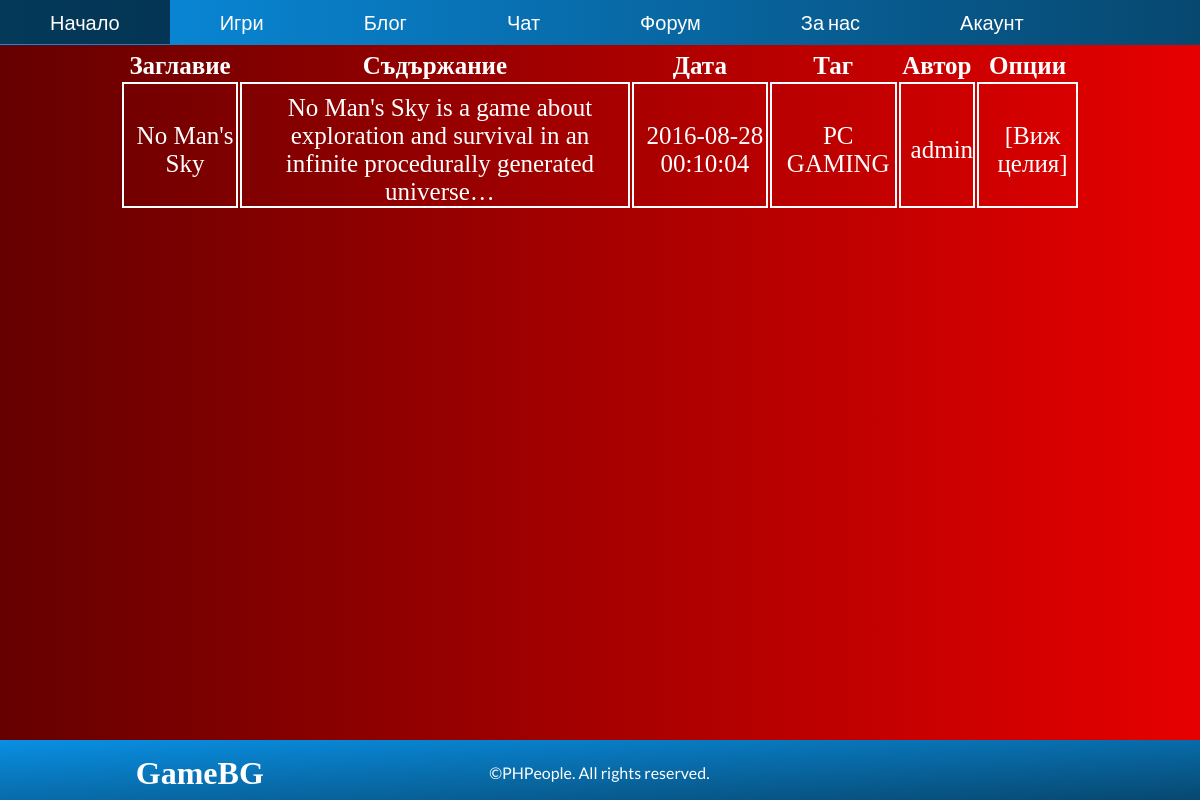
The page /pc-gaming.php on the database its author committed.
### tables this page shows
CREATE TABLE `posts` (
  `id` int(11) NOT NULL,
  `title` varchar(150) NOT NULL,
  `content` text,
  `date` datetime DEFAULT CURRENT_TIMESTAMP,
  `tag` varchar(50) NOT NULL,
  `author_id` int(11) NOT NULL
);

CREATE TABLE `users` (
  `user_id` int(11) NOT NULL,
  `email` varchar(150) NOT NULL,
  `username` varchar(40) NOT NULL,
  `password` varchar(250) NOT NULL,
  `date_registered` date NOT NULL,
  `user_level` int(11) NOT NULL
);

### pc-gaming.php (the view, shortened to what this page needs)
<?php
include_once 'header.php';
?>
<?php
require_once('connection.php');
$statement = $connection->query('SELECT * FROM posts WHERE posts.tag = "PC GAMING" ORDER BY date DESC');
$statement->fetch_all(MYSQLI_ASSOC);
function cutLongText($text,  $maxSize=100,  $htmlEscape = true)
{
    $append = '';
    if (strlen($text) > $maxSize) {
        $text = substr($text, 0, $maxSize);
        $append = '&hellip;';
    }
    if ($htmlEscape)
        $text = htmlspecialchars($text);
    return $text . $append;
}
?>
<html>
<head>
    <link rel="stylesheet" href="style.css" type="text/css">
</head>
<body class="blog">
<table>
    <tr>
        <th>Заглавие</th>
        <th>Съдържание</th>
        <th>Дата</th>
        <th>Таг</th>
        <th>Автор</th>
        <th>Опции</th>
    </tr>
    <?php foreach($statement as $post) :
        $userstatement = $connection->query('SELECT * FROM users WHERE users.user_id = '.$post['author_id'].'');
        $user = $userstatement->fetch_assoc();?>
        <tr>
            <td><?=htmlspecialchars($post['title'])?></td>
            <td><?=cutLongText($post['content'])?></td>
            <td><?=htmlspecialchars($post['date'])?></td>
            <td><?=htmlspecialchars($post['tag'])?></td>
            <td><?=htmlspecialchars($user['username'])?></td>
            <td>
                <div><a class="options" href="details.php?id=<?=$post['id']?>" name="details">[Виж целия]</a></div>
            </td>
        </tr>
    <?php endforeach ?>
</table>
</body>
</html>
<?php
include_once 'footer.php';
?>

### style.css (style rules this page uses)
* { margin: 0; padding: 0; }
td { font-size: 25px; padding-top: 10px; padding-left: 10px; color: white; border-color: white; text-align: center; border-width: 2px; }
th { font-size: 25px; color: white; text-align: center; }
.blog { background-color: #e60000; background: -webkit-linear-gradient(left bottom, #e60000, #660000); background: -o-linear-gradient(left bottom, #e60000, #660000); background: -moz-linear-gradient(left bottom, #e60000, #660000); background: linear-gradient(to left, #e60000, #660000); }
.options { text-decoration: none; color: white; }

### styles/home-content.css (style rules this page uses)
table, tr { padding-left: 10%; padding-right: 10%; }
td { border: 1px solid black; }

### rows shown on the page
posts: title "No Man's Sky", content "No Man's Sky is a game about exploration and survival in an infinite procedurally generated universe…", date "2016-08-28 00:10:04", tag "PC GAMING", author.username "admin"
